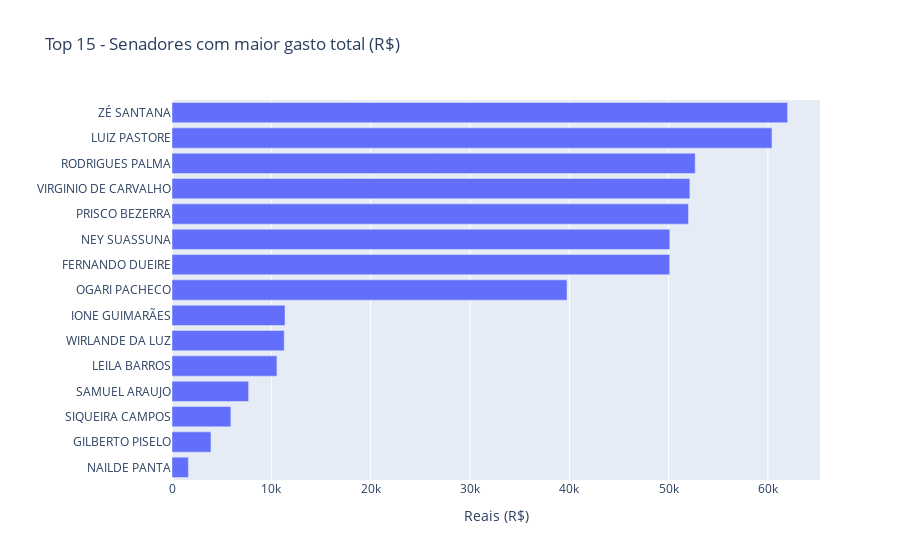

Notebook source saved alongside this figure:
### Code cell
senadores_gastos_top_15 = df_limpo.groupby('SENADOR')['VALOR_REEMBOLSADO'].sum().sort_values().reset_index().head(15)

fig = px.bar(
    senadores_gastos_top_15,
    y='SENADOR',
    x='VALOR_REEMBOLSADO',
    orientation='h',
    title='Top 15 - Senadores com maior gasto total (R$)',
    labels={ 
        "SENADOR":"",
        "VALOR_REEMBOLSADO":"Reais (R$)"
    }
)

nome_arquivo = 'img/top_15_gastos_senadores.png'

if not os.path.exists(nome_arquivo):
    fig.write_image(nome_arquivo)
    print('Imagem criada')
else:
    print('Arquivo ja existe')


fig.show()

### Figure 1 — Plotly figure (JSON) as saved in the notebook; plotly's stock layout.template omitted (floating-point values rounded to 4 significant figures)
{"data": [{"hovertemplate": "Reais (R$)=%{x}<br>=%{y}<extra></extra>", "legendgroup": "", "marker": {"color": "#636efa", "pattern": {"shape": ""}}, "name": "", "orientation": "h", "showlegend": false, "textposition": "auto", "type": "bar", "x": [1651.0, 3923.0, 5927.0, 7711.0, 10570.0, 11300.0, 11380.0, 39770.0, 50110.0, 50120.0, 52000.0, 52140.0, 52680.0, 60410.0, 61980.0], "xaxis": "x", "y": ["NAILDE PANTA", "GILBERTO PISELO", "SIQUEIRA CAMPOS", "SAMUEL ARAUJO", "LEILA BARROS", "WIRLANDE DA LUZ", "IONE GUIMARÃES", "OGARI PACHECO", "FERNANDO DUEIRE", "NEY SUASSUNA", "PRISCO BEZERRA", "VIRGINIO DE CARVALHO", "RODRIGUES PALMA", "LUIZ PASTORE", "ZÉ SANTANA"], "yaxis": "y"}], "layout": {"barmode": "relative", "legend": {"tracegroupgap": 0}, "title": {"text": "Top 15 - Senadores com maior gasto total (R$)"}, "xaxis": {"anchor": "y", "domain": [0, 1], "title": {"text": "Reais (R$)"}}, "yaxis": {"anchor": "x", "domain": [0, 1], "title": {"text": ""}}}}
